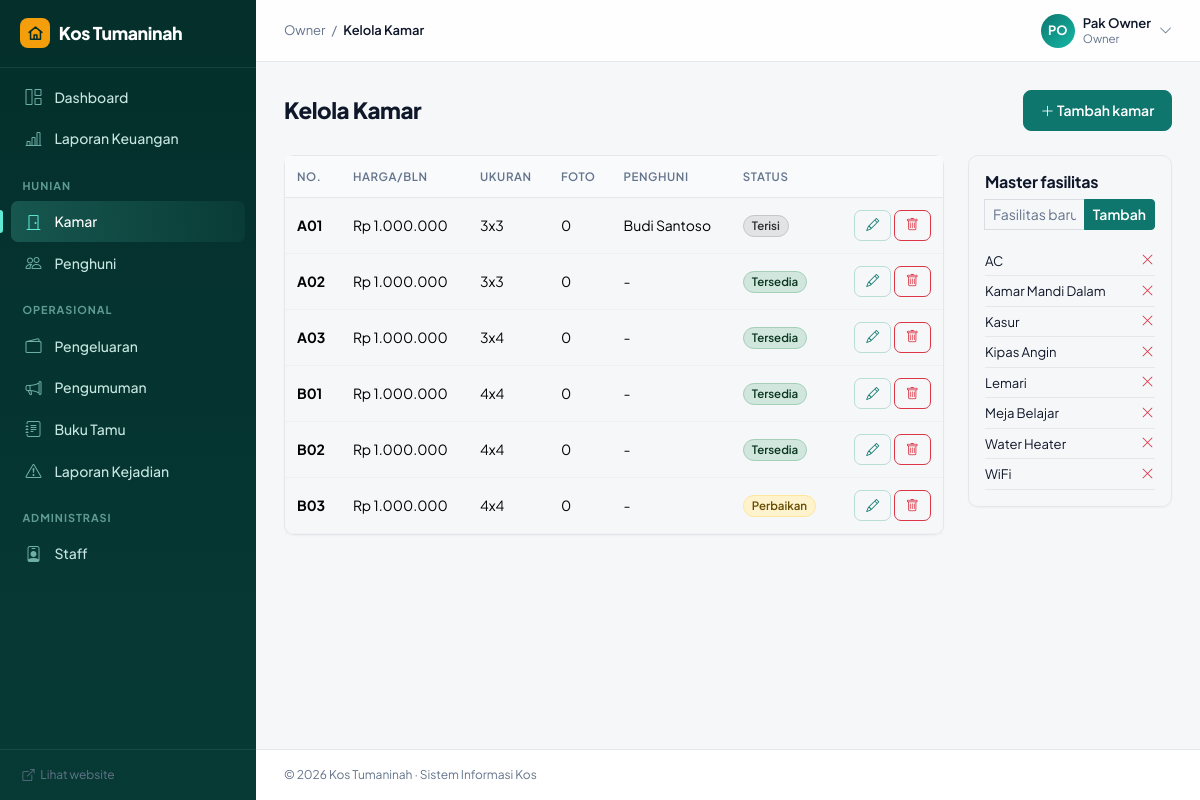
The app's page /ga/kamar.php (signed in) with its own data.
### tables this page shows
CREATE TABLE kamar (
    id              INT UNSIGNED AUTO_INCREMENT PRIMARY KEY,
    nomor_kamar     VARCHAR(10) NOT NULL UNIQUE,
    harga_per_bulan INT UNSIGNED NOT NULL DEFAULT 1000000,
    ukuran          VARCHAR(20),
    status          ENUM('kosong','terisi','perbaikan') NOT NULL DEFAULT 'kosong',
    deskripsi       TEXT,
    created_at      DATETIME NOT NULL DEFAULT CURRENT_TIMESTAMP
);

CREATE TABLE fasilitas (
    id   INT UNSIGNED AUTO_INCREMENT PRIMARY KEY,
    nama VARCHAR(50) NOT NULL UNIQUE
);

### ga/kamar.php (the view, shortened to what this page needs)
<?php
require_once __DIR__ . '/../includes/functions.php';
$kamar = q(
    "SELECT k.*, (SELECT COUNT(*) FROM foto_kamar f WHERE f.kamar_id = k.id) AS jml_foto,
            (SELECT u.nama FROM sewa s JOIN users u ON u.id = s.user_id WHERE s.kamar_id = k.id AND s.status = 'aktif' LIMIT 1) AS penghuni
     FROM kamar k ORDER BY k.nomor_kamar"
)->fetchAll();
$fasilitas = q('SELECT * FROM fasilitas ORDER BY nama')->fetchAll();
require __DIR__ . '/../includes/header.php';
?>
<div class="d-flex justify-content-between align-items-center mb-4">
    <h1 class="h3 mb-0">Kelola Kamar</h1>
    <a href="<?= url('ga/kamar_form.php') ?>" class="btn btn-primary"><i class="bi bi-plus-lg"></i> Tambah kamar</a>
</div>
<div class="row g-4">
    <div class="col-lg-9">
        <div class="card shadow-sm"><div class="card-body table-responsive">
            <table class="table">
                <thead><tr><th>No.</th><th>Harga/bln</th><th>Ukuran</th><th>Foto</th><th>Penghuni</th><th>Status</th><th></th></tr></thead>
                <tbody>
                <?php foreach ($kamar as $k): ?>
                    <tr>
                        <td class="fw-bold"><?= e($k['nomor_kamar']) ?></td>
                        <td><?= rupiah($k['harga_per_bulan']) ?></td>
                        <td><?= e($k['ukuran']) ?></td>
                        <td><?= $k['jml_foto'] ?></td>
                        <td><?= e($k['penghuni'] ?? '-') ?></td>
                        <td><?= badge($k['status']) ?></td>
                        <td class="text-end text-nowrap">
                            <a href="<?= url('ga/kamar_form.php?id=' . $k['id']) ?>" class="btn btn-sm btn-outline-primary"><i class="bi bi-pencil"></i></a>
                            <form method="post" class="d-inline" data-confirm="Hapus kamar <?= e($k['nomor_kamar']) ?>?">
                                <button class="btn btn-sm btn-outline-danger"><i class="bi bi-trash"></i></button>
                            </form>
                        </td>
                    </tr>
                <?php endforeach; ?>
                </tbody>
            </table>
        </div></div>
    </div>
    <div class="col-lg-3">
        <div class="card shadow-sm"><div class="card-body">
            <h6>Master fasilitas</h6>
            <form method="post" class="input-group input-group-sm mb-3">
                <input name="nama" class="form-control" placeholder="Fasilitas baru" required>
                <button class="btn btn-primary">Tambah</button>
            </form>
            <?php foreach ($fasilitas as $f): ?>
                <form method="post" class="d-flex justify-content-between align-items-center border-bottom py-1" data-confirm="Hapus fasilitas <?= e($f['nama']) ?>?">
                    <span class="small"><?= e($f['nama']) ?></span>
                    <button class="btn btn-sm btn-link text-danger p-0"><i class="bi bi-x-lg"></i></button>
                </form>
            <?php endforeach; ?>
        </div></div>
    </div>
</div>
<?php require __DIR__ . '/../includes/footer.php'; ?>

### includes/functions.php (shortened to what this page needs)
<?php
function db(): PDO
{
    static $pdo = null;
    if ($pdo === null) {
        $pdo = new PDO(
            'mysql:host=' . DB_HOST . ';dbname=' . DB_NAME . ';charset=utf8mb4',
            DB_USER,
            DB_PASS,
            [
                PDO::ATTR_ERRMODE            => PDO::ERRMODE_EXCEPTION,
                PDO::ATTR_DEFAULT_FETCH_MODE => PDO::FETCH_ASSOC,
            ]
        );
    }
    return $pdo;
}
function q(string $sql, array $params = []): PDOStatement
{
    $st = db()->prepare($sql);
    $st->execute($params);
    return $st;
}
function e($s): string
{
    return htmlspecialchars((string) $s, ENT_QUOTES, 'UTF-8');
}
function url(string $path = ''): string
{
    return BASE_URL . ltrim($path, '/');
}
function rupiah($n): string
{
    return 'Rp ' . number_format((int) $n, 0, ',', '.');
}
function badge(string $status): string
{
    $warna = [
        'kosong' => 'success', 'terisi' => 'secondary', 'perbaikan' => 'warning',
        'pending' => 'warning', 'diterima' => 'success', 'ditolak' => 'danger', 'batal' => 'secondary',
        'aktif' => 'success', 'selesai' => 'success', 'disetujui' => 'success',
        'belum' => 'danger', 'menunggu' => 'warning', 'lunas' => 'success', 'valid' => 'success',
        'baru' => 'info', 'diproses' => 'primary',
    ];
    $label = [
        'kosong' => 'Tersedia', 'pending' => 'Menunggu', 'belum' => 'Belum dibayar',
        'menunggu' => 'Diverifikasi', 'valid' => 'Terverifikasi',
    ];
    $w = $warna[$status] ?? 'secondary';
    return '<span class="badge rounded-pill bg-' . $w . '-subtle text-' . $w . '-emphasis border border-' . $w . '-subtle">'
        . e($label[$status] ?? ucfirst($status)) . '</span>';
}
function logo_svg(): string
{
    return '<svg viewBox="0 0 24 24" fill="none" stroke="currentColor" stroke-width="2.2" stroke-linecap="round" stroke-linejoin="round">'
        . '<path d="M3 10.5 12 3l9 7.5"/><path d="M5 9v11h14V9"/><path d="M10 20v-6h4v6"/></svg>';
}

### assets/css/style.css (style rules this page uses)
:root { --brand: #0f766e; --brand-hover: #115e59; --brand-active: #134e4a; --brand-soft: #e7f3f1; --ink: #0f172a; --ink-2: #334155; --muted: #64748b; --line: #e5e7eb; --canvas: #f6f7f9; --sidebar: #0f172a; --radius: 10px; --bs-body-font-family: 'Plus Jakarta Sans', system-ui, -apple-system, 'Segoe UI', Roboto, sans-serif; --bs-body-font-size: .9375rem; --bs-body-color: var(--ink); --bs-body-bg: var(--canvas); --bs-secondary-color: var(--muted); --bs-border-color: var(--line); --bs-primary: #0f766e; --bs-primary-rgb: 15, 118, 110; --bs-primary-bg-subtle: #e7f3f1; --bs-primary-border-subtle: #b9ddd7; --bs-primary-text-emphasis: #115e59; --bs-link-color: #0f766e; --bs-link-color-rgb: 15, 118, 110; --bs-link-hover-color: #115e59; --bs-link-hover-color-rgb: 17, 94, 89; }
body { -webkit-font-smoothing: antialiased; letter-spacing: -.003em; }
h1, h2, h3, h4, h5, h6, .h1, .h2, .h3, .h4, .h5, .h6 { font-weight: 700; letter-spacing: -.015em; color: var(--ink); }
a { text-decoration: none; }
.btn { font-weight: 600; font-size: .875rem; padding: .55rem 1.05rem; border-radius: 8px; }
.btn-sm { padding: .3rem .7rem; font-size: .8125rem; border-radius: 7px; }
.btn-primary { --bs-btn-bg: var(--brand); --bs-btn-border-color: var(--brand); --bs-btn-hover-bg: var(--brand-hover); --bs-btn-hover-border-color: var(--brand-hover); --bs-btn-active-bg: var(--brand-active); --bs-btn-active-border-color: var(--brand-active); --bs-btn-disabled-bg: var(--brand); --bs-btn-disabled-border-color: var(--brand); }
.btn-outline-primary { --bs-btn-color: var(--brand); --bs-btn-border-color: #b9ddd7; --bs-btn-hover-bg: var(--brand); --bs-btn-hover-border-color: var(--brand); --bs-btn-active-bg: var(--brand-active); --bs-btn-active-border-color: var(--brand-active); }
.form-control, .form-select { border-radius: 8px; border-color: #d9dee5; padding: .55rem .8rem; font-size: .9rem; }
.card { border: 1px solid var(--line); border-radius: var(--radius); }
.shadow-sm { box-shadow: 0 1px 2px rgba(15, 23, 42, .04) !important; }
.table { --bs-table-bg: transparent; font-size: .875rem; margin-bottom: 0; }
.table > thead th { font-size: .72rem; text-transform: uppercase; letter-spacing: .05em; color: var(--muted); font-weight: 600; background: #f8fafc; border-bottom: 1px solid var(--line); white-space: nowrap; }
.table td, .table th { vertical-align: middle; padding: .75rem .75rem; border-color: #eef0f3; }
.card-body.table-responsive, .card-body > .table-responsive { padding: 0; }
.badge { font-weight: 600; font-size: .72rem; padding: .38em .7em; }
.logo-mark svg { width: 17px; height: 17px; }
.app-content h1.h3, .app-content h1 { font-size: 1.4rem; font-weight: 800; letter-spacing: -.02em; }

### assets/css/motion.css (style rules this page uses)
:root { --ease-out: cubic-bezier(.22, .61, .36, 1); --dur: .45s; }
.app-content .row > [class*="col"] > .card { animation: pageIn .45s var(--ease-out) both; }
.app-content .row > [class*="col"]:nth-child(2) > .card { animation-delay: .04s; }
.btn { transition: background-color .15s ease, border-color .15s ease, color .15s ease, box-shadow .15s ease, transform .1s ease; }
.card { transition: border-color .2s ease, box-shadow .2s ease, transform .2s ease; }
.table tbody tr { transition: background-color .12s ease; }
.form-control, .form-select { transition: border-color .15s ease, box-shadow .15s ease; }

### assets/css/theme.css (style rules this page uses)
:root { --deep: #042f2b; --deep-2: #0b4f48; --accent: #f59e0b; --accent-hover: #fbbf24; --mint: #5eead4; }
html { scroll-behavior: smooth; }

### records on screen
kamar: nomor_kamar "A01", harga_per_bulan "Rp 1.000.000", ukuran "3x3", jml_foto "0", penghuni "Budi Santoso", status "Terisi"
kamar: nomor_kamar "A02", harga_per_bulan "Rp 1.000.000", ukuran "3x3", jml_foto "0", penghuni "-", status "Tersedia"
kamar: nomor_kamar "A03", harga_per_bulan "Rp 1.000.000", ukuran "3x4", jml_foto "0", penghuni "-", status "Tersedia"
kamar: nomor_kamar "B01", harga_per_bulan "Rp 1.000.000", ukuran "4x4", jml_foto "0", penghuni "-", status "Tersedia"
kamar: nomor_kamar "B02", harga_per_bulan "Rp 1.000.000", ukuran "4x4", jml_foto "0", penghuni "-", status "Tersedia"
kamar: nomor_kamar "B03", harga_per_bulan "Rp 1.000.000", ukuran "4x4", jml_foto "0", penghuni "-", status "Perbaikan"
fasilitas: nama "AC"
fasilitas: nama "Kamar Mandi Dalam"
fasilitas: nama "Kasur"
fasilitas: nama "Kipas Angin"
fasilitas: nama "Lemari"
fasilitas: nama "Meja Belajar"
fasilitas: nama "Water Heater"
fasilitas: nama "WiFi"

### other values on screen
APP_NAME "Kos Tumaninah"
$label "Dashboard"
$label "Laporan Keuangan"
$seksi "HUNIAN"
$label "Kamar"
$label "Penghuni"
$seksi "OPERASIONAL"
$label "Pengeluaran"
$label "Pengumuman"
$label "Buku Tamu"
$label "Laporan Kejadian"
$seksi "ADMINISTRASI"
$label "Staff"
ROLE_LABEL[$u['role']] "Owner"
$crumb "Kelola Kamar"
